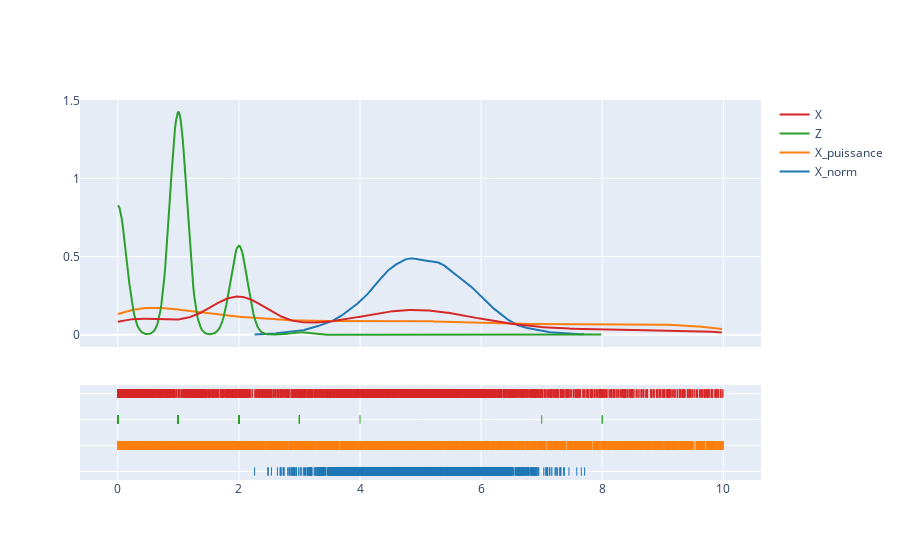

Source (notebook cell):
### Markdown cell above
### Couts des sinistres
---

### Code cell
class Sinistre():
    def __init__(self, settings=ProjectSettings, p=get_a_random_distribution(n=10)):
        self.settings = settings
        self.p = p
    def f_norm(self, x : float):
        """f_norm est la loi selon  laquelle on doit simuler pour obtenir Pnorm"""
        ind = (x >= 0) & (x <= self.settings.parameters["b"])
        return ind*(np.exp(-((x - self.settings.parameters["x 0"])**2) / (2 * self.settings.parameters["sigma"]**2)) * (1 + np.cos(2*np.pi*(x - self.settings.parameters["x 0"])/self.settings.parameters["delta"])**2))
    def g(self, x : float):
        return (1 / (np.sqrt(2*np.pi)*self.settings.parameters["sigma"])) * np.exp(-((x - self.settings.parameters["x 0"])**2) / (2 * self.settings.parameters["sigma"]**2))
    def f_norm_run(self):
        while True:
            X = np.random.normal(self.settings.parameters["x 0"], self.settings.parameters["sigma"])   
            Y = np.random.uniform(0, 2*np.sqrt(2*np.pi)*self.settings.parameters["sigma"])
            if Y*self.g(x=X) <= self.f_norm(x=X):
                return X #condition d'acceptation, boucle brisée
    def loi_de_puissance_run(self):
        return self.settings.parameters["a"]*(1 - rd.random())**(1/(1-self.settings.parameters["alpha"]))
    def loi_z_run(self):
        M = np.max(self.p)
        k = len(self.p)
        while True:
            I = np.random.randint(0, k) 
            U = np.random.uniform(0, M)
            if U <= self.p[I]:
                return I #condition d'acceptation, boucle brisée
    def loi_X_run(self):
        z = self.loi_z_run()
        return (z == 0)*self.f_norm_run() + (z == 1)*self.loi_de_puissance_run() + (z > 1)*z
    def empiricLikelihood(self, n=4000):
        hist_data = [[self.f_norm_run() for i in range(n)],[self.loi_de_puissance_run() for i in range(n)],[self.loi_z_run() for i in range(n)],[self.loi_X_run() for i in range(n)]]
        group_labels = ["X_norm", "X_puissance","Z","X"]
        fig = ff.create_distplot(hist_data, group_labels, show_hist=False)
        fig.show()
test = Sinistre(settings=Settings(lambda_01=1.471e-04, lambda_02=7.786e-03, lambda_03=3.510e-2, c=0.1, u=10000, b=10, alpha=0.4, a=10, x_0=5))
test.empiricLikelihood()

### Figure 1 — Plotly figure (JSON) as saved in the notebook; plotly's stock layout.template omitted (floating-point values rounded to 4 significant figures; data arrays with more than 128 entries replaced by an {"elided": "..."} marker saying what was removed)
{"data": [{"legendgroup": "X_norm", "marker": {"color": "rgb(31, 119, 180)"}, "mode": "lines", "name": "X_norm", "showlegend": true, "type": "scatter", "x": {"elided": "500 float values"}, "xaxis": "x", "y": {"elided": "500 float values"}, "yaxis": "y"}, {"legendgroup": "X_puissance", "marker": {"color": "rgb(255, 127, 14)"}, "mode": "lines", "name": "X_puissance", "showlegend": true, "type": "scatter", "x": {"elided": "500 float values"}, "xaxis": "x", "y": {"elided": "500 float values"}, "yaxis": "y"}, {"legendgroup": "Z", "marker": {"color": "rgb(44, 160, 44)"}, "mode": "lines", "name": "Z", "showlegend": true, "type": "scatter", "x": {"elided": "500 float values"}, "xaxis": "x", "y": {"elided": "500 float values"}, "yaxis": "y"}, {"legendgroup": "X", "marker": {"color": "rgb(214, 39, 40)"}, "mode": "lines", "name": "X", "showlegend": true, "type": "scatter", "x": {"elided": "500 float values"}, "xaxis": "x", "y": {"elided": "500 float values"}, "yaxis": "y"}, {"legendgroup": "X_norm", "marker": {"color": "rgb(31, 119, 180)", "symbol": "line-ns-open"}, "mode": "markers", "name": "X_norm", "showlegend": false, "type": "scatter", "x": {"elided": "4000 float values"}, "xaxis": "x", "y": {"elided": "4000 str values"}, "yaxis": "y2"}, {"legendgroup": "X_puissance", "marker": {"color": "rgb(255, 127, 14)", "symbol": "line-ns-open"}, "mode": "markers", "name": "X_puissance", "showlegend": false, "type": "scatter", "x": {"elided": "4000 float values"}, "xaxis": "x", "y": {"elided": "4000 str values"}, "yaxis": "y2"}, {"legendgroup": "Z", "marker": {"color": "rgb(44, 160, 44)", "symbol": "line-ns-open"}, "mode": "markers", "name": "Z", "showlegend": false, "type": "scatter", "x": {"elided": "4000 int values"}, "xaxis": "x", "y": {"elided": "4000 str values"}, "yaxis": "y2"}, {"legendgroup": "X", "marker": {"color": "rgb(214, 39, 40)", "symbol": "line-ns-open"}, "mode": "markers", "name": "X", "showlegend": false, "type": "scatter", "x": {"elided": "4000 float values"}, "xaxis": "x", "y": {"elided": "4000 str values"}, "yaxis": "y2"}], "layout": {"barmode": "overlay", "hovermode": "closest", "legend": {"traceorder": "reversed"}, "xaxis": {"anchor": "y2", "domain": [0, 1], "zeroline": false}, "yaxis": {"anchor": "free", "domain": [0.35, 1], "position": 0}, "yaxis2": {"anchor": "x", "domain": [0, 0.25], "dtick": 1, "showticklabels": false}}}
